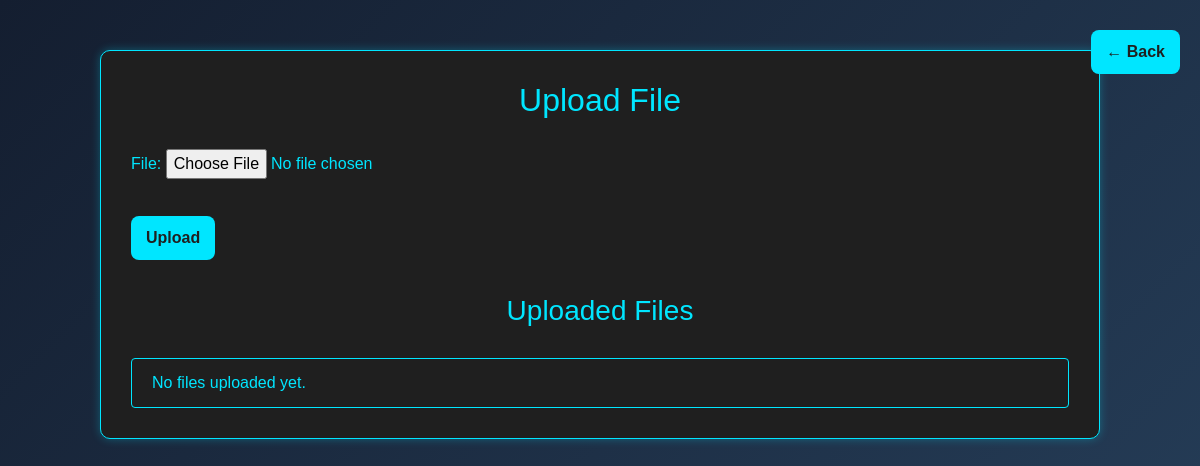
Page /file_upload/ (signed in) on the earlier database version.
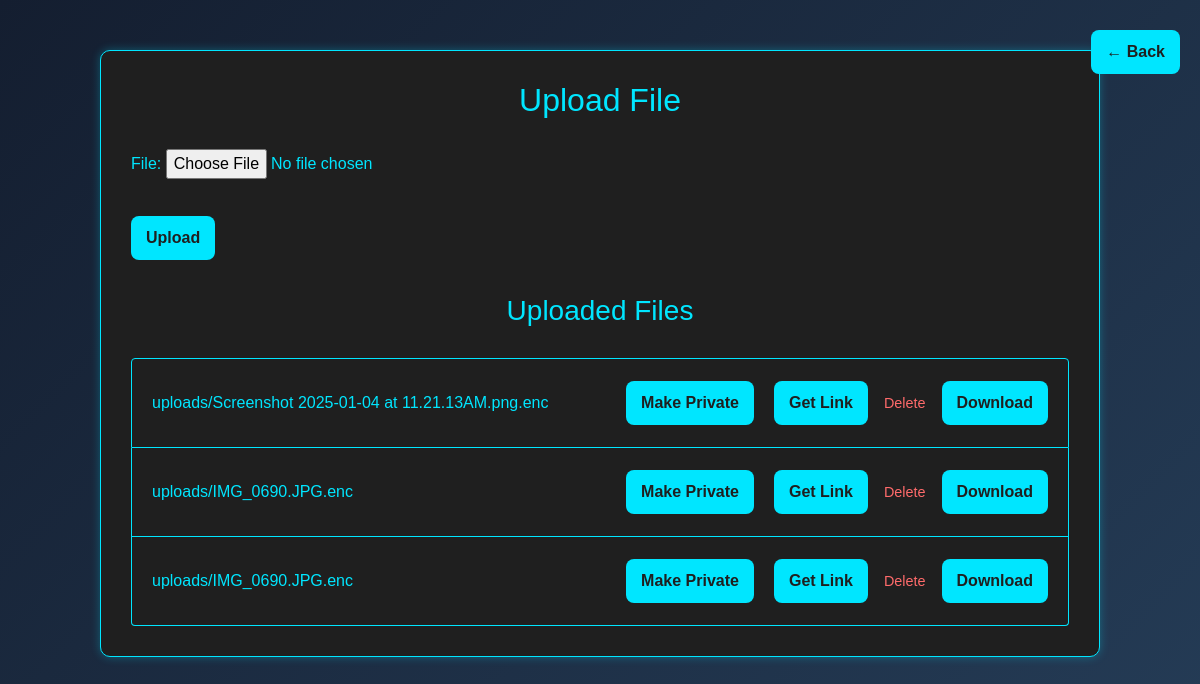
Same page on the later database version.
### vault/models.py (models this page shows, shortened)
class UploadedFile(models.Model):
    VISIBILITY_CHOICES = [
        ('PUBLIC', 'Public'),
        ('PRIVATE', 'Private'),
    ]
    user = models.ForeignKey(User, on_delete=models.CASCADE, related_name="uploaded_files")  # Associate file with user
    file = models.FileField(upload_to='uploads/')
    uploaded_at = models.DateTimeField(auto_now_add=True)
    visibility = models.CharField(max_length=10, choices=VISIBILITY_CHOICES, default='PRIVATE')
    shared_with = models.ManyToManyField(User, related_name="shared_files", blank=True)  # Users the file is shared with

### vault/views.py (the view)
# urls.py: path('file_upload/', file_upload, name='file_upload'),
@login_required
def file_upload(request):
    if request.method == 'POST':
        form = FileUploadForm(request.POST, request.FILES)
        if form.is_valid():
            uploaded_file = request.FILES['file']
            password = "secure_password"  # Replace with a secure password or user-provided input
            original_file_name = uploaded_file.name
            encrypted_file_path = os.path.join(settings.MEDIA_ROOT, 'uploads', original_file_name + '.enc')
            os.makedirs(os.path.dirname(encrypted_file_path), exist_ok=True)
            with uploaded_file.open('rb') as infile, open(encrypted_file_path, 'wb') as outfile:
                encrypt_file(infile, outfile, password)
            UploadedFile.objects.create(
                user=request.user,
                file='uploads/' + original_file_name + '.enc'
            )
            AuditLog.objects.create(
                user=request.user,
                action='UPLOAD',
                file_name=original_file_name,
                details="File uploaded and encrypted."
            )
            messages.success(request, "File uploaded and encrypted successfully.")
            return redirect('file_upload')
    else:
        form = FileUploadForm()
    files = UploadedFile.objects.filter(user=request.user)
    return render(request, 'vault/file_upload.html', {'form': form, 'files': files})

### vault/forms.py
class FileUploadForm(forms.ModelForm):
    class Meta:
        model = UploadedFile
        fields = ['file']

### vault/templates/vault/file_upload.html (shortened to what this page needs)
<!DOCTYPE html>
<html lang="en">
<head>
    <link href="https://maxcdn.bootstrapcdn.com/bootstrap/4.5.2/css/bootstrap.min.css" rel="stylesheet">
</head>
<body>
    <div class="back-button">
        <a href="{% url 'index' %}" class="btn btn-cyber">&larr; Back</a>
    </div>
    <div class="container">
        <h2>Upload File</h2>
        <form method="post" enctype="multipart/form-data" class="mb-4">
            <div class="form-group">
                {{ form.file.label_tag }}
                {{ form.file }}
            </div>
            <button type="submit" class="btn btn-cyber mt-3">Upload</button>
        </form>
        <h3>Uploaded Files</h3>
        <ul class="list-group">
            {% for file in files %}
                <li class="list-group-item">
                    <a href="{{ file.file.url }}" target="_blank" style="color: #00E6FF;">{{ file.file.name }}</a>
                    <div class="actions">
                        <form method="post" action="{% url 'toggle_visibility' file.id %}" style="display: inline;">
                            {% if file.visibility ==  'PRIVATE'%}
                                <button type="submit" name="visibility" value="public" class="btn btn-cyber">Make Public</button>
                            {% else %}
                                <button type="submit" name="visibility" value="private" class="btn btn-cyber">Make Private</button>
                            {% endif %}
                        </form>
                        <a href="{% url 'share_files' file.id %}" class="btn btn-cyber share-btn">Get Link</a>
                        <form method="post" action="{% url 'delete_file' file.id %}" style="display: inline;">
                            <button type="submit" class="delete-btn">Delete</button>
                        </form>
                        <form method="get" action="{% url 'download_file' file.id %}" style="display: inline;">
                            <button type="submit" class="btn btn-cyber">Download</button>
                        </form>
                    </div>
                </li>
            {% empty %}
                <li class="list-group-item">No files uploaded yet.</li>
            {% endfor %}
        </ul>
    </div>
</body>
</html>

Differences in the rows shown:
added UploadedFile: file.name "uploads/Screenshot 2025-01-04 at 11.21.13AM.png.enc", visibility "Make Private"
added UploadedFile: file.name "uploads/IMG_0690.JPG.enc", visibility "Make Private"
added UploadedFile: file.name "uploads/IMG_0690.JPG.enc", visibility "Make Private"
Other differences:
text no longer shown: "No files uploaded yet."
